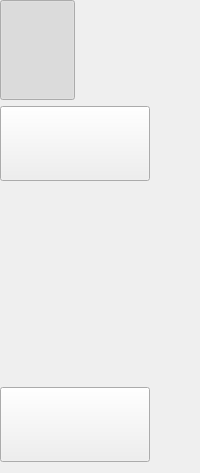
    <widget class="QWidget" name="openedSideBar" native="true">
     <property name="minimumSize">
      <size>
       <width>75</width>
       <height>0</height>
      </size>
     </property>
     <property name="autoFillBackground">
      <bool>false</bool>
     </property>
     <layout class="QVBoxLayout" name="verticalLayout_38">
      <property name="leftMargin">
       <number>0</number>
      </property>
      <property name="topMargin">
       <number>0</number>
      </property>
      <property name="rightMargin">
       <number>0</number>
      </property>
      <item>
       <widget class="QWidget" name="widget_4" native="true">
        <property name="maximumSize">
         <size>
          <width>150</width>
          <height>16777215</height>
         </size>
        </property>
        <layout class="QVBoxLayout" name="verticalLayout_39">
         <property name="leftMargin">
          <number>0</number>
         </property>
         <property name="topMargin">
          <number>0</number>
         </property>
         <property name="rightMargin">
          <number>0</number>
         </property>
         <property name="bottomMargin">
          <number>0</number>
         </property>
         <item>
          <widget class="QWidget" name="menu_option" native="true">
           <property name="minimumSize">
            <size>
             <width>0</width>
             <height>100</height>
            </size>
           </property>
           <property name="maximumSize">
            <size>
             <width>150</width>
             <height>100</height>
            </size>
           </property>
           <layout class="QVBoxLayout" name="verticalLayout_40">
            <property name="spacing">
             <number>0</number>
            </property>
            <property name="leftMargin">
             <number>0</number>
            </property>
            <property name="topMargin">
             <number>0</number>
            </property>
            <property name="rightMargin">
             <number>0</number>
            </property>
            <property name="bottomMargin">
             <number>0</number>
            </property>
            <item>
             <widget class="QPushButton" name="btn0_menu">
              <property name="minimumSize">
               <size>
                <width>75</width>
                <height>100</height>
               </size>
              </property>
              <property name="maximumSize">
               <size>
                <width>75</width>
                <height>100</height>
               </size>
              </property>
              <property name="cursor">
               <cursorShape>PointingHandCursor</cursorShape>
              </property>
              <property name="text">
               <string/>
              </property>
              <property name="icon">
               <iconset resource="../STP_5/res_fix.qrc">
                <normaloff>:/sideBar/Icons/SideBar/menu_black.png</normaloff>:/sideBar/Icons/SideBar/menu_black.png</iconset>
              </property>
              <property name="iconSize">
               <size>
                <width>40</width>
                <height>40</height>
               </size>
              </property>
              <property name="checkable">
               <bool>true</bool>
              </property>
              <property name="checked">
               <bool>true</bool>
              </property>
             </widget>
            </item>
           </layout>
          </widget>
         </item>
         <item>
          <widget class="QPushButton" name="btn6_activityLog">
           <property name="minimumSize">
            <size>
             <width>0</width>
             <height>75</height>
            </size>
           </property>
           <property name="cursor">
            <cursorShape>PointingHandCursor</cursorShape>
           </property>
           <property name="text">
            <string/>
           </property>
           <property name="icon">
            <iconset resource="../STP_5/res_fix.qrc">
             <normaloff>:/sideBar/Icons/SideBar/activityLog(white).png</normaloff>:/sideBar/Icons/SideBar/activityLog(white).png</iconset>
           </property>
           <property name="iconSize">
            <size>
             <width>40</width>
             <height>40</height>
            </size>
           </property>
          </widget>
         </item>
         <item>
          <spacer name="verticalSpacer">
           <property name="orientation">
            <enum>Qt::Vertical</enum>
           </property>
           <property name="sizeHint" stdset="0">
            <size>
             <width>65</width>
             <height>200</height>
            </size>
           </property>
          </spacer>
         </item>
         <item>
          <widget class="QPushButton" name="btn7_logout">
           <property name="minimumSize">
            <size>
             <width>0</width>
             <height>75</height>
            </size>
           </property>
           <property name="cursor">
            <cursorShape>PointingHandCursor</cursorShape>
           </property>
           <property name="text">
            <string/>
           </property>
           <property name="icon">
            <iconset resource="../STP_5/res_fix.qrc">
             <normaloff>:/sideBar/Icons/SideBar/Logout.png</normaloff>:/sideBar/Icons/SideBar/Logout.png</iconset>
           </property>
           <property name="iconSize">
            <size>
             <width>40</width>
             <height>40</height>
            </size>
           </property>
           <property name="checkable">
            <bool>true</bool>
           </property>
           <property name="autoExclusive">
            <bool>false</bool>
           </property>
          </widget>
         </item>
        </layout>
       </widget>
      </item>
     </layout>
    </widget>
